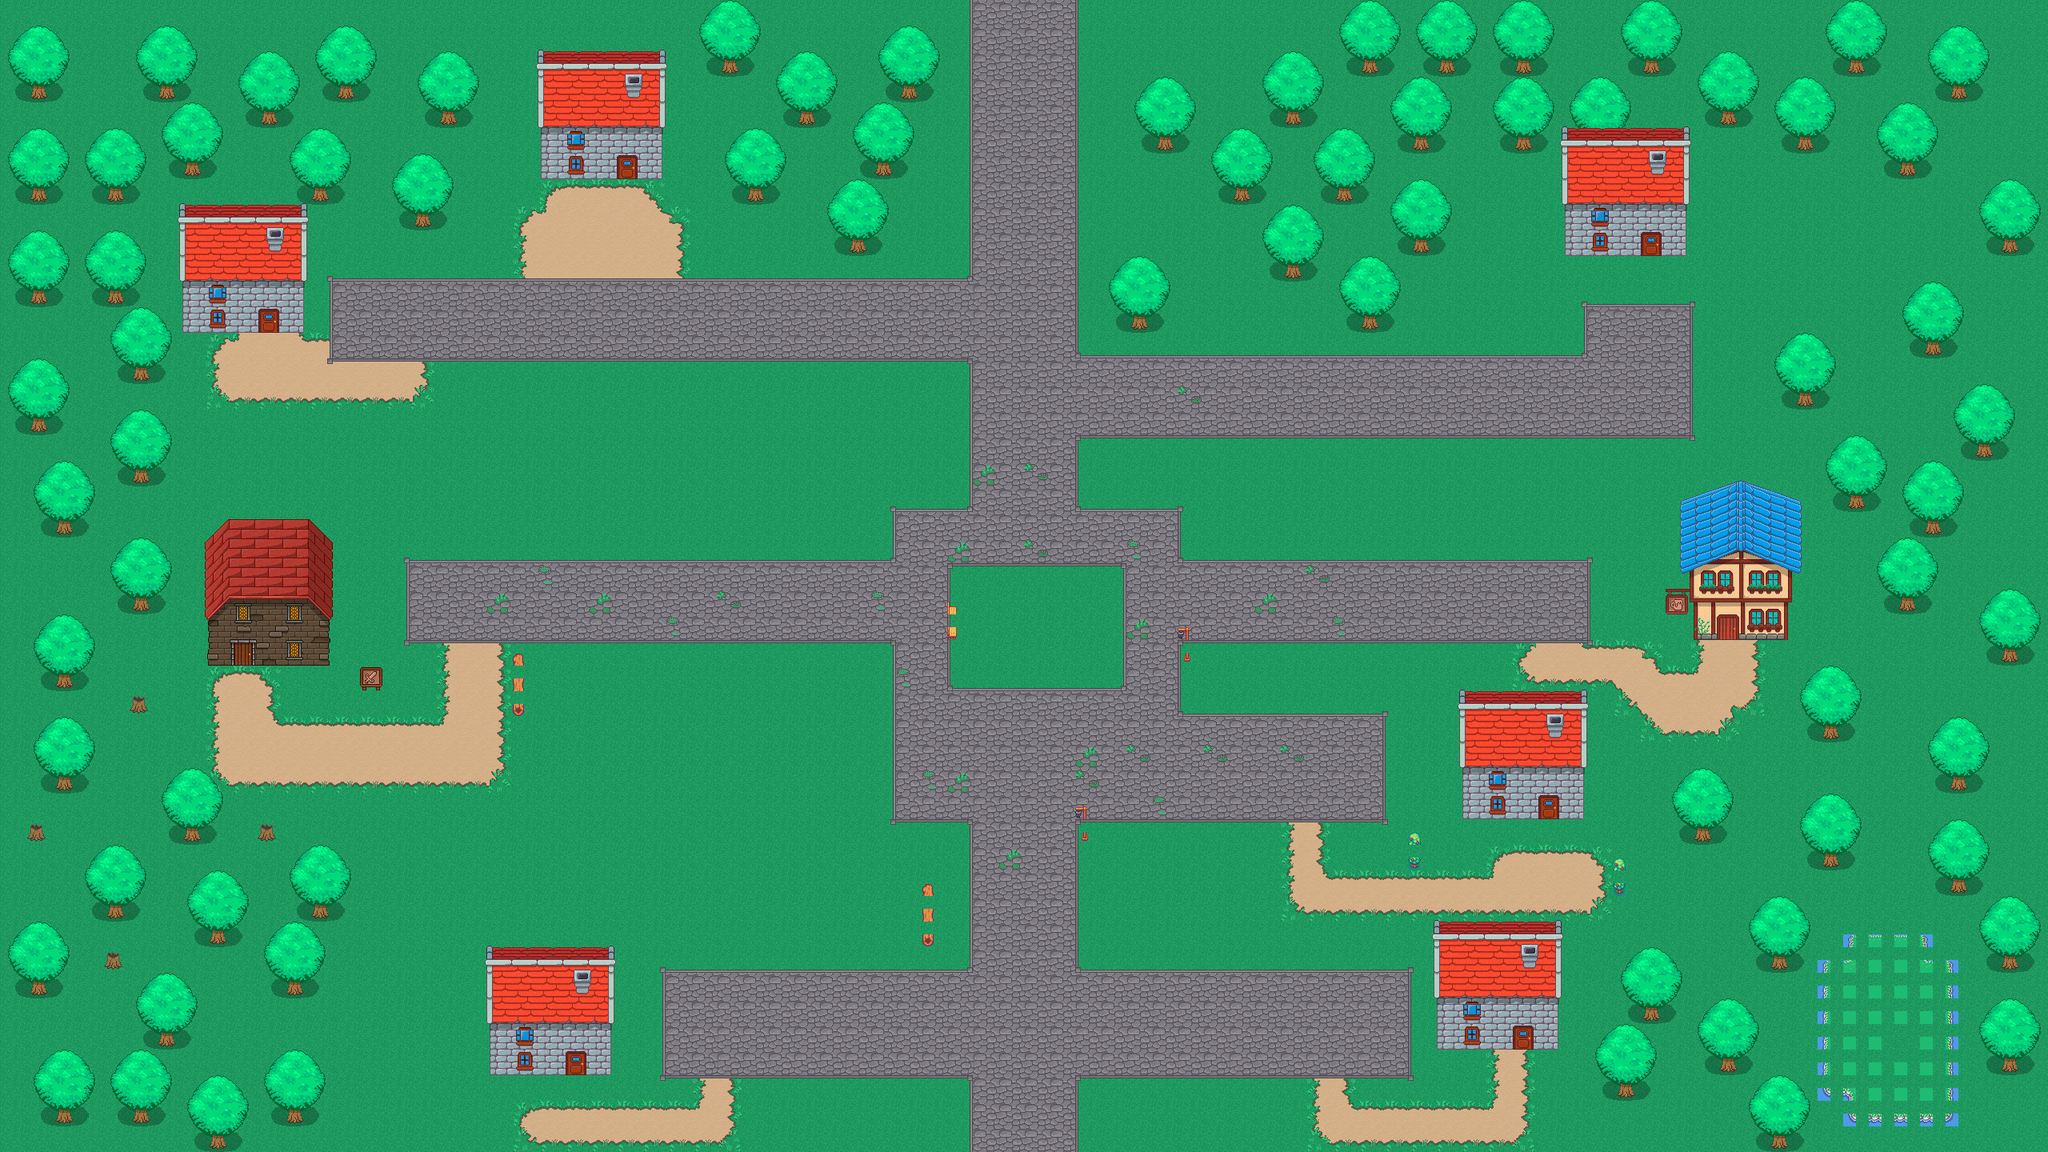

A level layout from a 2D game, rendered from its tile map. Below: a short description, then the map file with tile-grid data replaced by summaries:
An orthogonal 80x45 tile map with 32x32 px tiles, 5 tile layers (Fondo, Bordes_Hierva, Bordes_Losas, Arboles, ...), 5 hidden layers not drawn, 6 tilesets and 51 objects.

<map version="1.9" tiledversion="1.9.2" orientation="orthogonal" renderorder="right-down" width="80" height="45" tilewidth="32" tileheight="32" infinite="0" nextlayerid="15" nextobjectid="155">
 <tileset firstgid="1" name="RVDecoration" tilewidth="16" tileheight="16" tilecount="351" columns="13">
  <image source="../Tileset/RVDecoration.png" width="208" height="432" />
 </tileset>
 <tileset firstgid="352" name="RVWalls" tilewidth="16" tileheight="16" tilecount="324" columns="18">
  <image source="../Tileset/RVWalls.png" width="288" height="288" />
 </tileset>
 <tileset firstgid="676" name="RVWater" tilewidth="16" tileheight="16" tilecount="286" columns="13">
  <image source="../Tileset/RVWater.png" width="208" height="352" />
 </tileset>
 <tileset firstgid="962" name="RVNature" tilewidth="16" tileheight="16" tilecount="384" columns="16">
  <image source="../Tileset/RVNature.png" width="256" height="384" />
 </tileset>
 <tileset firstgid="1346" name="Tileset_Town" tilewidth="32" tileheight="32" tilecount="132" columns="11">
  <image source="Tileset_Town.png" width="352" height="384" />
 </tileset>
 <tileset firstgid="1478" name="Tileset_House" tilewidth="32" tileheight="32" tilecount="920" columns="40">
  <image source="Tileset_House.png" width="1280" height="736" />
 </tileset>
 <layer id="1" name="Fondo" width="80" height="45" locked="1">
  <properties>
   <property name="Draw" type="bool" value="true" />
  </properties>
  <data>[3600 cells, 3600 non-empty, 7 distinct tile ids]</data>
 </layer>
 <layer id="14" name="Bordes_Hierva" width="80" height="45" locked="1">
  <data>[3600 cells, 164 non-empty, 17 distinct tile ids]</data>
 </layer>
 <layer id="13" name="Bordes_Losas" width="80" height="45" locked="1">
  <data>[3600 cells, 362 non-empty, 12 distinct tile ids]</data>
 </layer>
 <layer id="8" name="Arboles" width="80" height="45" locked="1">
  <properties>
   <property name="Draw" type="bool" value="true" />
  </properties>
  <data>[3600 cells, 750 non-empty, 32 distinct tile ids]</data>
 </layer>
 <layer id="12" name="Casas" width="80" height="45" locked="1">
  <data>[3600 cells, 326 non-empty, 116 distinct tile ids]</data>
 </layer>
 <layer id="4" name="house" width="80" height="45" visible="0">
  <properties>
   <property name="Draw" type="bool" value="true" />
  </properties>
  <data>[3600 cells, 153 non-empty, 39 distinct tile ids]</data>
 </layer>
 <layer id="3" name="Walls" width="80" height="45" visible="0">
  <properties>
   <property name="Draw" type="bool" value="true" />
  </properties>
  <data>[3600 cells, 45 non-empty, 13 distinct tile ids]</data>
 </layer>
 <layer id="6" name="Fence" width="80" height="45" visible="0">
  <properties>
   <property name="Draw" type="bool" value="true" />
  </properties>
  <data>[3600 cells, 82 non-empty, 32 distinct tile ids]</data>
 </layer>
 <layer id="2" name="1" width="80" height="45" visible="0">
  <properties>
   <property name="Draw" type="bool" value="true" />
  </properties>
  <data>[3600 cells, 66 non-empty, 33 distinct tile ids]</data>
 </layer>
 <layer id="5" name="Doors windows" width="80" height="45" visible="0">
  <properties>
   <property name="Draw" type="bool" value="true" />
  </properties>
  <data>[3600 cells, 95 non-empty, 32 distinct tile ids]</data>
 </layer>
 <objectgroup id="9" name="Collision" visible="0">
  <object id="3" x="911.583" y="576.5" width="64.1667" height="79.25" />
  <object id="5" x="943.476" y="560.667">
   <polygon points="0,0 33.1902,15.3333 -32.4764,14.6667" />
  </object>
  <object id="6" x="896.667" y="419.333" width="110.667" height="92.3333" />
  <object id="7" x="976.667" y="512.333" width="31" height="15.3333" />
  <object id="8" x="1007.67" y="528.333" width="16" height="31.3333" />
  <object id="9" x="880.667" y="512.333" width="15" height="31.3333" />
  <object id="10" x="896.167" y="512.333" width="30.6667" height="31.3333" />
  <object id="12" x="1040" y="368.333" width="16" height="31.3333" />
  <object id="13" x="1120" y="368.833" width="16" height="31.3333" />
  <object id="15" x="1056.21" y="320.083" width="64.1667" height="79.25" />
  <object id="16" x="1088.21" y="304.542">
   <polygon points="0,0 33.1902,15.3333 -32.4764,14.6667" />
  </object>
  <object id="17" x="288.667" y="579.167" width="110.667" height="92.3333" />
  <object id="18" x="320.667" y="19.5" width="110.667" height="92.3333" />
  <object id="19" x="112.417" y="128.458" width="64.1667" height="79.25" />
  <object id="21" x="288.576" y="672.106" width="30.6667" height="31.3333" />
  <object id="22" x="320.333" y="112.333" width="30.6667" height="31.3333" />
  <object id="23" x="111.667" y="305.667" width="128" height="109.667" />
  <object id="24" x="224.333" y="432.333" width="15" height="15.6667" />
  <object id="25" x="192.667" y="415.667" width="46.6667" height="16" />
  <object id="26" x="160.167" y="416.5" width="15" height="15.6667" />
  <object id="27" x="129.167" y="416.167" width="14.3333" height="15.6667" />
  <object id="28" x="112.5" y="416.167" width="16.3333" height="30" />
  <object id="29" x="112.5" y="447.833" width="30.3333" height="31.6667" />
  <object id="30" x="320.5" y="400.667" width="16.3333" height="46.6667" />
  <object id="31" x="576.167" y="544" width="16.3333" height="48" />
  <object id="32" x="672.083" y="495.75" width="16.3333" height="27.5" />
  <object id="33" x="735.333" y="384" width="16.3333" height="26.75" />
  <object id="34" x="543.833" y="303.878" width="16.3333" height="26.7273" />
  <object id="35" x="591.833" y="368.091" width="16.3333" height="31.8182" />
  <object id="36" x="687.652" y="384.091" width="16.3333" height="31.4545" />
  <object id="37" x="624.197" y="368.091" width="47.4242" height="47.6364" />
  <object id="39" x="928.015" y="144.091" width="16.3333" height="30" />
  <object id="40" x="975.652" y="192.091" width="16.3333" height="27.0909" />
  <object id="41" x="1136.2" y="144.091" width="16.3333" height="27.4545" />
  <object id="43" x="1104.2" y="154.636" width="31.606" height="21.0909" />
  <object id="44" x="1072.02" y="154.727" width="31.606" height="21.0909" />
  <object id="45" x="1023.65" y="155.818" width="16.8787" height="19.8182" />
  <object id="46" x="991.652" y="144.182" width="16.5151" height="32" />
  <object id="47" x="944.379" y="154.727" width="31.606" height="21.0909" />
  <object id="48" x="928.53" y="96.4546" width="223.273" height="63.0909" />
  <object id="49" x="367.697" y="671.455" width="31.606" height="16.5909" />
  <object id="50" x="400.197" y="111.705" width="31.606" height="16.0909" />
  <object id="135" x="0" y="0" width="113" height="727" />
  <object id="136" x="111.5" y="496.5" width="168" height="232" />
  <object id="137" x="993" y="466" width="286" height="254" />
  <object id="138" x="1107" y="0" width="171" height="466" />
  <object id="139" x="677" y="0" width="250.5" height="219.5" />
  <object id="140" x="928.5" y="0" width="180" height="100.5" />
  <object id="141" x="113.333" y="-0.666667" width="205.333" height="173.333" />
  <object id="142" x="431.333" y="0.666667" width="172" height="170.667" />
 </objectgroup>
 <objectgroup id="10" name="TavernEntry" visible="0">
  <properties>
   <property name="Type" type="int" value="8" />
  </properties>
  <object id="143" x="1007" y="140.5" width="17.5" height="36.5" />
 </objectgroup>
</map>
